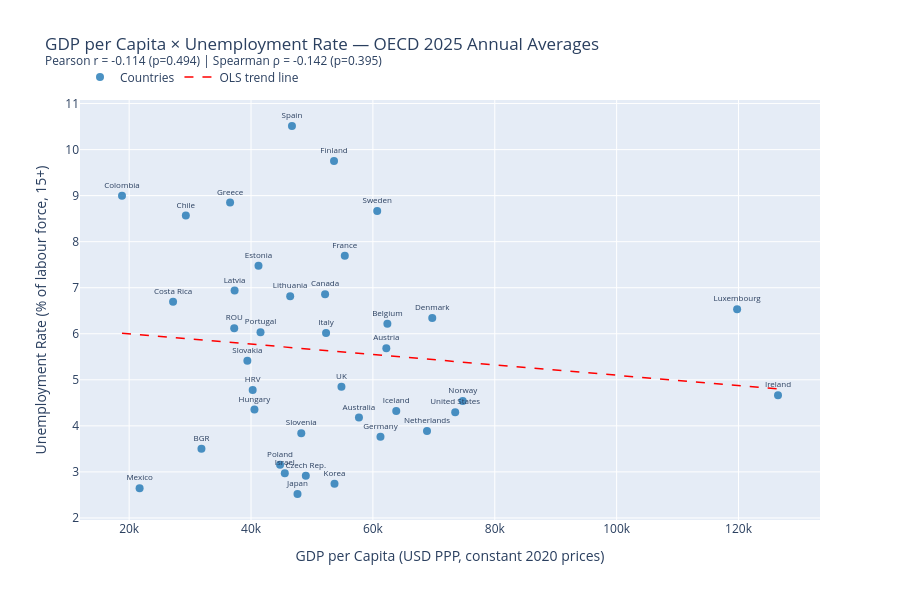

Notebook code cell kept with this figure:
### Code cell
# --- Scatter plot: GDP per capita (x) × Unemployment rate (y), labelled countries ---

COUNTRY_LABELS = {
    "AUS": "Australia",   "AUT": "Austria",      "BEL": "Belgium",
    "CAN": "Canada",      "CHE": "Switzerland",   "CHL": "Chile",
    "COL": "Colombia",    "CRI": "Costa Rica",    "CZE": "Czech Rep.",
    "DEU": "Germany",     "DNK": "Denmark",       "ESP": "Spain",
    "EST": "Estonia",     "FIN": "Finland",       "FRA": "France",
    "GBR": "UK",          "GRC": "Greece",        "HUN": "Hungary",
    "IRL": "Ireland",     "ISL": "Iceland",       "ISR": "Israel",
    "ITA": "Italy",       "JPN": "Japan",         "KOR": "Korea",
    "LTU": "Lithuania",   "LUX": "Luxembourg",    "LVA": "Latvia",
    "MEX": "Mexico",      "NLD": "Netherlands",   "NOR": "Norway",
    "NZL": "New Zealand", "POL": "Poland",        "PRT": "Portugal",
    "SVK": "Slovakia",    "SVN": "Slovenia",      "SWE": "Sweden",
    "TUR": "Türkiye",     "USA": "United States",
}

x = df_annual["GDP_PER_CAPITA_USD_PPP"]
y = df_annual["UNE_RATE_PCT"]
labels = df_annual["REF_AREA"].map(lambda c: COUNTRY_LABELS.get(c, c))

# OLS regression line for visual reference
coef = np.polyfit(x, y, 1)
x_range = np.linspace(x.min(), x.max(), 200)
y_hat   = np.polyval(coef, x_range)

fig3 = go.Figure()
fig3.add_trace(go.Scatter(
    x=x, y=y,
    mode="markers+text",
    text=labels,
    textposition="top center",
    textfont=dict(size=8),
    marker=dict(size=8, color="#1f77b4", opacity=0.8),
    name="Countries"
))
fig3.add_trace(go.Scatter(
    x=x_range, y=y_hat,
    mode="lines",
    line=dict(color="red", dash="dash", width=1.5),
    name="OLS trend line"
))

fig3.update_layout(
    title=(
        f"GDP per Capita × Unemployment Rate — OECD 2025 Annual Averages<br>"
        f"<sup>Pearson r = {pearson_r:+.3f} (p={pearson_p:.3f}) | "
        f"Spearman ρ = {spearman_r:+.3f} (p={spearman_p:.3f})</sup>"
    ),
    xaxis_title="GDP per Capita (USD PPP, constant 2020 prices)",
    yaxis_title="Unemployment Rate (% of labour force, 15+)",
    height=600,
    legend=dict(orientation="h", yanchor="bottom", y=1.02)
)

fig3.show()

### Figure 1 — Plotly figure (JSON) as saved in the notebook; plotly's stock layout.template omitted (floating-point values rounded to 4 significant figures; data arrays with more than 128 entries replaced by an {"elided": "..."} marker saying what was removed)
{"data": [{"marker": {"color": "#1f77b4", "opacity": 0.8, "size": 8}, "mode": "markers+text", "name": "Countries", "text": ["Australia", "Austria", "Belgium", "BGR", "Canada", "Chile", "Colombia", "Costa Rica", "Czech Rep.", "Germany", "Denmark", "Spain", "Estonia", "Finland", "France", "UK", "Greece", "HRV", "Hungary", "Ireland", "Iceland", "Israel", "Italy", "Japan", "Korea", "Lithuania", "Luxembourg", "Latvia", "Mexico", "Netherlands", "Norway", "Poland", "Portugal", "ROU", "Slovakia", "Slovenia", "Sweden", "United States"], "textfont": {"size": 8}, "textposition": "top center", "type": "scatter", "x": [57710.0, 62200.0, 62380.0, 31860.0, 52150.0, 29300.0, 18830.0, 27200.0, 48990.0, 61240.0, 69740.0, 46720.0, 41230.0, 53620.0, 55390.0, 54840.0, 36560.0, 40270.0, 40560.0, 126500.0, 63830.0, 45540.0, 52310.0, 47620.0, 53700.0, 46430.0, 119800.0, 37300.0, 21710.0, 68880.0, 74750.0, 44760.0, 41560.0, 37240.0, 39400.0, 48250.0, 60710.0, 73510.0], "y": [4.18, 5.685, 6.218, 3.502, 6.857, 8.568, 8.997, 6.695, 2.915, 3.765, 6.343, 10.51, 7.48, 9.752, 7.692, 4.848, 8.85, 4.777, 4.355, 4.662, 4.325, 2.97, 6.018, 2.52, 2.743, 6.813, 6.532, 6.938, 2.645, 3.888, 4.543, 3.155, 6.035, 6.123, 5.412, 3.837, 8.667, 4.295]}, {"line": {"color": "red", "dash": "dash", "width": 1.5}, "mode": "lines", "name": "OLS trend line", "type": "scatter", "x": {"elided": "200 float values"}, "y": {"elided": "200 float values"}}], "layout": {"height": 600, "legend": {"orientation": "h", "y": 1.02, "yanchor": "bottom"}, "title": {"text": "GDP per Capita × Unemployment Rate — OECD 2025 Annual Averages<br><sup>Pearson r = -0.114 (p=0.494) | Spearman ρ = -0.142 (p=0.395)</sup>"}, "xaxis": {"title": {"text": "GDP per Capita (USD PPP, constant 2020 prices)"}}, "yaxis": {"title": {"text": "Unemployment Rate (% of labour force, 15+)"}}}}
